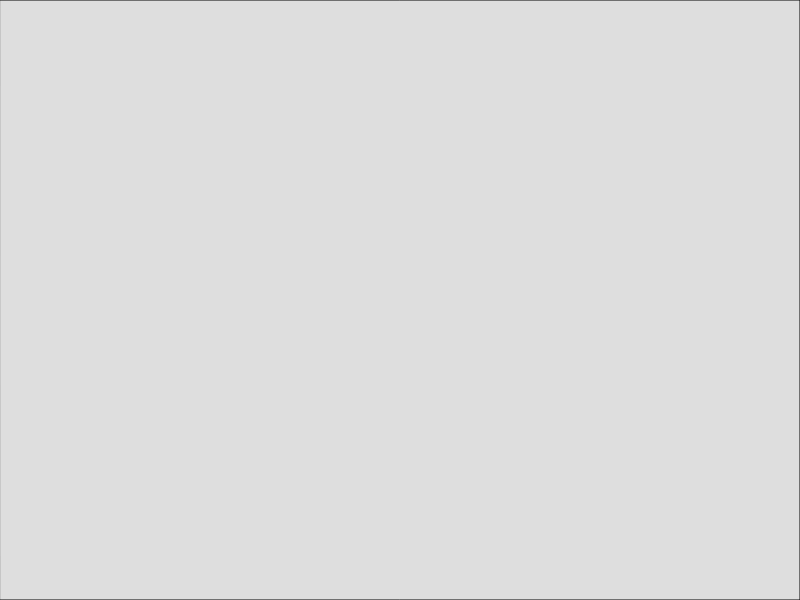
Frame 1 (no input)
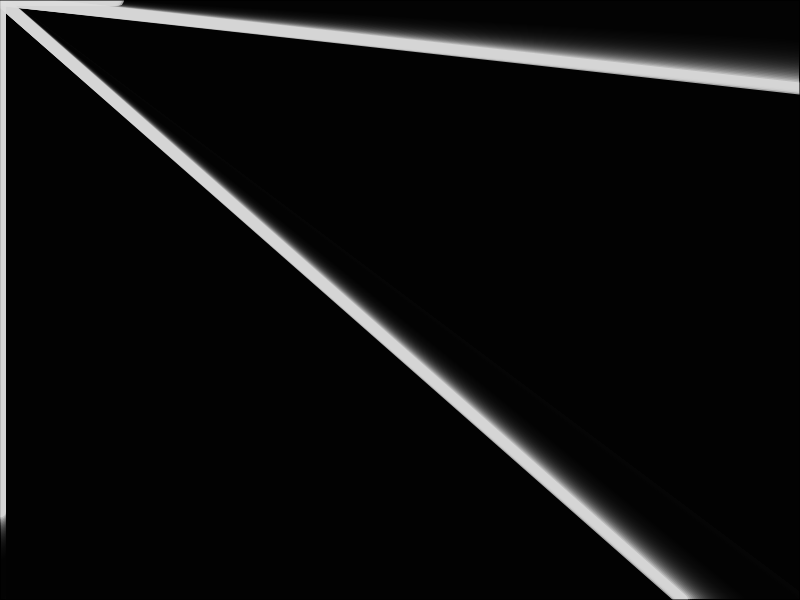
Frame 60 (no input)
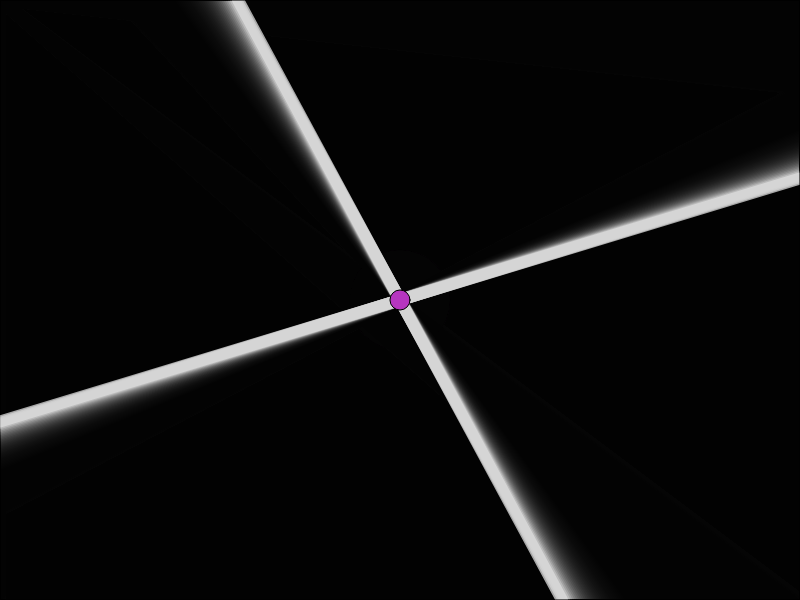
Frame 120 (the mouse pressed at the canvas centre since frame 60)

The p5.js sketch that drew these frames (run headless with seeded random() and noise() and a simulated clock; from frame 60 on, the mouse is pressed at the canvas centre):

// p5.js sketch
// ── sketch.js
var r1 = 0
var g1 = 0
var b1 = 0
var timer = 0
var size = 20
var size2 = 20
var boom = 0
var lineX1 = 0
var lineY1 = 0
var lineX2 = 800
var lineY2 = 0
var lineX3 = 800
var lineY3 = 600
var lineX4 = 0
var lineY4 = 600
var lineMS = 2
var shape = 1

function setup() {
  // put setup code here
  createCanvas(800,600);
}

function draw() {
  // put drawing code here

  // Draw an ellipse at the mouse location
  // Using variables: mouseX & mouseY

  strokeWeight(12);
  stroke(255,255,255,191);
  line(lineX1,lineY1,mouseX,mouseY);
  line(lineX2,lineY2,mouseX,mouseY);
  line(lineX3,lineY3,mouseX,mouseY);
  line(lineX4,lineY4,mouseX,mouseY);

  strokeWeight(1);
  stroke(0);
  fill(0,0,0,33);
  rectMode(CORNER)
  rect(0,0,800,600);

  if (mouseIsPressed) {
    if (shape == 1) {
      fill(r1,g1,b1);
      ellipse(mouseX,mouseY,size,size)
    } else if (shape == 2) {
      fill(r1,g1,b1);
      rectMode(CENTER);
      rect(mouseX,mouseY,size,size);
    }
  }

  if (timer == 60) {
    fill(r1,g1,b1,75);
    if (shape == 1) {
      ellipse(mouseX,mouseY,100,100);
      timer = 0;
    } else if (shape == 2) {
      rectMode(CENTER);
      rect(mouseX,mouseY,100,100);
      timer = 0;
    }
  }
  timer = timer + 1
  print(timer)
  if (boom == 1) {
    boomShape();
  }
  lineMath()
}

function mousePressed() {
  r1 = random(0,255);
  g1 = random(0,255);
  b1 = random(0,255);
}

function mouseReleased() {
  if (size == 100) {
    size = 20;
    boom = 1;
  }
  size = size + 2;
}

function boomShape() {
  fill(r1,g1,b1,50)
  if (shape == 1) {
    ellipse(mouseX,mouseY,size2,size2);
  } else if (shape == 2) {
    rectMode(CENTER)
    rect(mouseX,mouseY,size2,size2);
  }
  size2 = size2 + 10;
  if (size2 == 1600) {
    boom = 0;
    size2 = 20;
  }
}

function doubleClicked() {
  if (shape == 1) {
    shape = 2;
  } else if (shape == 2) {
    shape = 1;
  }
}

function lineMath() {
  if (lineX1 < 800 && lineY1 === 0) {
    lineX1 = lineX1 + lineMS;
  } else if (lineX1 === 800 && lineY1 < 600) {
    lineY1 = lineY1 + 0.75*lineMS;
  } else if (lineX1 > 0 && lineY1 === 600) {
    lineX1 = lineX1 - lineMS;
  } else if (lineX1 === 0 && lineY1 > 0) {
    lineY1 = lineY1 - 0.75*lineMS;
  }
  if (lineX2 < 800 && lineY2 === 0) {
    lineX2 = lineX2 + lineMS;
  } else if (lineX2 === 800 && lineY2 < 600) {
    lineY2 = lineY2 + 0.75*lineMS;
  } else if (lineX2 > 0 && lineY2 === 600) {
    lineX2 = lineX2 - lineMS;
  } else if (lineX2 === 0 && lineY2 > 0) {
    lineY2 = lineY2 - 0.75*lineMS;
  }
  if (lineX3 < 800 && lineY3 === 0) {
    lineX3 = lineX3 + lineMS;
  } else if (lineX3 === 800 && lineY3 < 600) {
    lineY3 = lineY3 + 0.75*lineMS;
  } else if (lineX3 > 0 && lineY3 === 600) {
    lineX3 = lineX3 - lineMS;
  } else if (lineX3 === 0 && lineY3 > 0) {
    lineY3 = lineY3 - 0.75*lineMS;
  }
  if (lineX4 < 800 && lineY4 === 0) {
    lineX4 = lineX4 + lineMS;
  } else if (lineX4 === 800 && lineY4 < 600) {
    lineY4 = lineY4 + 0.75*lineMS;
  } else if (lineX4 > 0 && lineY4 === 600) {
    lineX4 = lineX4 - lineMS;
  } else if (lineX4 === 0 && lineY4 > 0) {
    lineY4 = lineY4 - 0.75*lineMS;
  }
}
